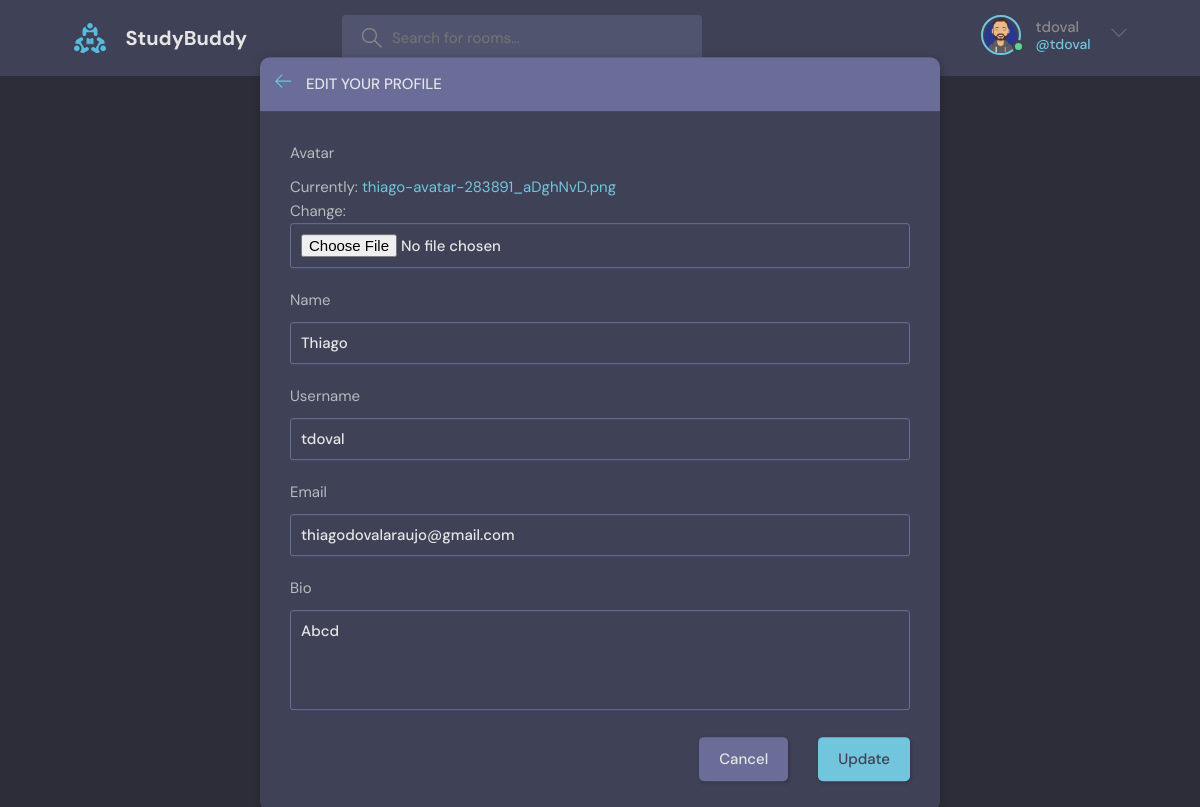
The page /update-user/ (signed in) on the database its author committed.
### base/models.py (models this page shows)
class User(AbstractUser):
    name = models.CharField(max_length=200, null=True)
    email = models.EmailField(unique=True, null=True)
    bio = models.TextField(null=True)
    avatar = models.ImageField(null=True, default="avatar.svg")
    USERNAME_FIELD = 'email'
    REQUIRED_FIELDS = []

### base/views.py (the view)
# urls.py: path('update-user/', views.updateUser, name="update-user"),
@login_required(login_url='login')
def updateUser(request):
    user = request.user
    form = UserForm(instance=user)
    if request.method == 'POST':
        form = UserForm(request.POST, request.FILES, instance=user)
        if form.is_valid():
            form.save()
            return redirect('user-profile', pk=user.id)
    return render(request, 'base/update-user.html', {'form': form})

### base/forms.py
class UserForm(ModelForm):
    class Meta:
        model = User
        fields = ['avatar','name','username', 'email', 'bio']

### base/templates/base/update-user.html (shortened to what this page needs)
{% extends 'main.html' %}
{% block content %}
    <main class="update-account layout">
        <div class="container">
            <div class="layout__box">
                <div class="layout__boxHeader">
                    <div class="layout__boxTitle">
                        <a href="{% url 'home' %}">
                            <svg version="1.1" xmlns="http://www.w3.org/2000/svg" width="32" height="32"
                                viewBox="0 0 32 32">
                                <title>arrow-left</title>
                                <path
                                    d="M13.723 2.286l-13.723 13.714 13.719 13.714 1.616-1.611-10.96-10.96h27.625v-2.286h-27.625l10.965-10.965-1.616-1.607z">
                                </path>
                            </svg>
                        </a>
                        <h3>Edit your profile</h3>
                    </div>
                </div>
                <div class="layout__body">
                    <form class="form" action="" method="POST" enctype="multipart/form-data">
                      {% for field in form %}
                        <div class="form__group">
                            <label for="profile_pic">{{field.label}}</label>
                            {{field}}
                        </div>
                        {% endfor %}
                        <div class="form__action">
                            <a class="btn btn--dark" href="index.html">Cancel</a>
                            <button class="btn btn--main" type="submit">Update</button>
                        </div>
                    </form>
                </div>
            </div>
        </div>
    </main>
{% endblock content %}

### templates/navbar.html (shortened to what this page needs)
{% load static %}
<header class="header header--loggedIn">
  <div class="container">
    <a href="{% url 'home' %}" class="header__logo">
      <img src="{% static 'images/logo.svg' %}" />
      <h1>StudyBuddy</h1>
    </a>
    <form class="header__search" method="GET" action="{% url 'home' %}">
      <label>
        <input name="q" placeholder="Search for rooms..." />
      </label>
    </form>
    <nav class="header__menu">
      {% if request.user.is_authenticated %}
      <div class="header__user">
        <a href="{% url 'update-user' %}">
          <div class="avatar avatar--medium active">
            <img src="{{user.avatar.url}}" />
          </div>
          <p>{{request.user.username}} <span>@{{request.user.username}}</span></p>
        </a>
        <button class="dropdown-button">
          <svg version="1.1" xmlns="http://www.w3.org/2000/svg" width="32" height="32" viewBox="0 0 32 32">
            <title>chevron-down</title>
            <path d="M16 21l-13-13h-3l16 16 16-16h-3l-13 13z"></path>
          </svg>
        </button>
      </div>
      {% else %}
      <a href="{% url 'login' %}">
        <img src="{% static 'images/avatar.svg' %}" />
        <p>Login</p>
      </a>
      {% endif %}
    </nav>
  </div>
</header>

### rows shown on the page
User: avatar (picture), user.username "tdoval", form "Thiago" "tdoval" "thiagodovalaraujo@gmail.com" "Abcd"

### other values the page prints
{{ field.label }} "Avatar" "Name" "Username" "Email" "Bio"
